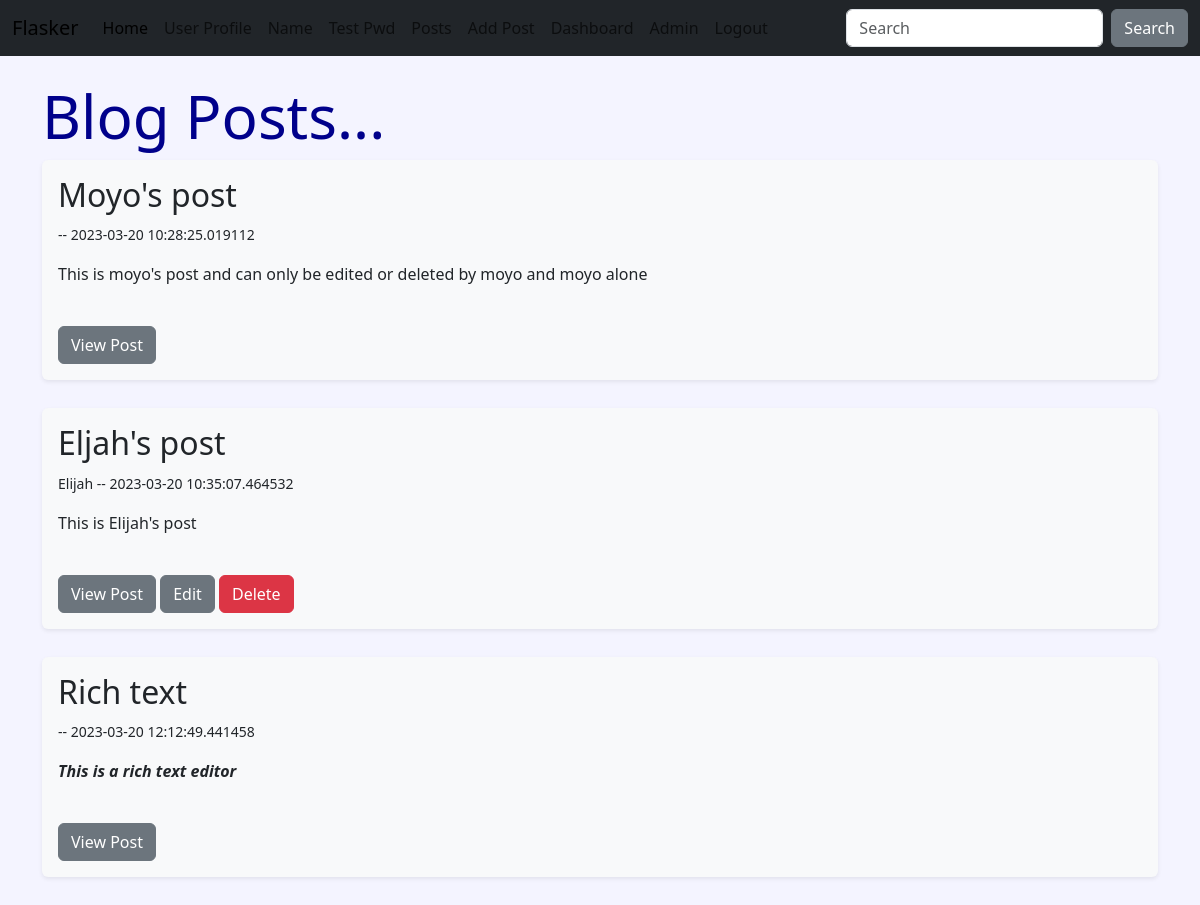
Screenshot of /posts (signed in) with the database file from the repository.
### hello.py (models this page shows, shortened)
class Post(db.Model):
    id = db.Column(db.Integer, primary_key=True)
    title = db.Column(db.String(255))
    content = db.Column(db.Text)
    date_posted = db.Column(db.DateTime, default=datetime.utcnow)
    slug = db.Column(db.String(255))
    poster_id = db.Column(db.Integer, db.ForeignKey('users.id'))

class Users(db.Model, UserMixin):
    id = db.Column(db.Integer, primary_key=True)
    username = db.Column(db.String(200), unique=True)
    name = db.Column(db.String(200), nullable=False)
    email = db.Column(db.String(200), nullable=False, unique=True)
    favorite_color = db.Column(db.String(120))
    about_author = db.Column(db.Text(500), nullable=True)
    date_added = db.Column(db.DateTime, default=datetime.utcnow)
    password_hash = db.Column(db.String(128))
    posts = db.relationship('Post', backref='poster')
    @property
    def password(self):
        raise AttributeError('Password is nomett a readable attr!')

### hello.py (the view)
@app.route('/posts')
def posts():
    posts = Post.query.order_by(Post.date_posted)
    return render_template('posts.html', posts=posts)

### webforms.py
class SearchForm(FlaskForm):
    searched = StringField('Searched', validators=[DataRequired()])
    submit = SubmitField('Submit')

### hello.py (called while the page is built)
@login_manager.user_loader
def load_user(user_id):
    return Users.query.get(int(user_id))

@app.context_processor
def base():
    form = SearchForm()
    return dict(form=form)

### templates/posts.html
{% extends 'base.html' %}
{% block content%}
<h1>Blog Posts...</h1>
{% if posts %}
{% for post in posts %}
<div class="shadow-sm p-3 mb-1 bg-body-tertiary rounded">
    <h2>{{ post.title|capitalize }}</h2>
    <p><small>{{ post.poster.name }} -- {{ post.date_posted }}</small></p>
    <p>{{ post.content|safe }}</p><br />
    <a href="{{ url_for('post', id=post.id )}}"><button type="button" class="btn btn-secondary">View Post</button></a>
    {% if current_user.id == post.poster_id %}
    <a href="{{ url_for('edit_post', id=post.id)}}"><button type="button" class="btn btn-secondary">Edit</button></a>
    <a href="{{ url_for('delete_post', id=post.id)}}"><button type="button" class="btn btn-danger">Delete</button></a>
    {% endif %}
</div>
<br/>
{% endfor %}
{% else %}
<h4>No post!</h4>
{% endif %}
{% endblock %}

### static/css/style.css (style rules this page uses)
h1 { color: darkblue; font-size: 60px; }
body { background-color: #f4f4ff; }

### rows the page displays
Post: title "Moyo's post", date_posted "2023-03-20 10:28:25.019112", content "This is moyo's post and can only be edited or deleted by moyo and moyo alone"
Post: title "Eljah's post", poster.name "Elijah", date_posted "2023-03-20 10:35:07.464532", content "This is Elijah's post"
Post: title "Rich text", date_posted "2023-03-20 12:12:49.441458", content "This is a rich text editor"
